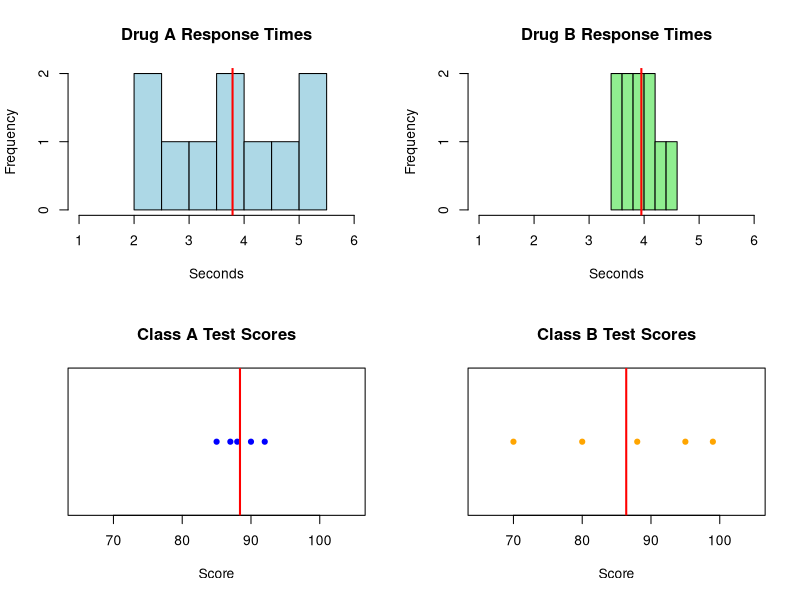
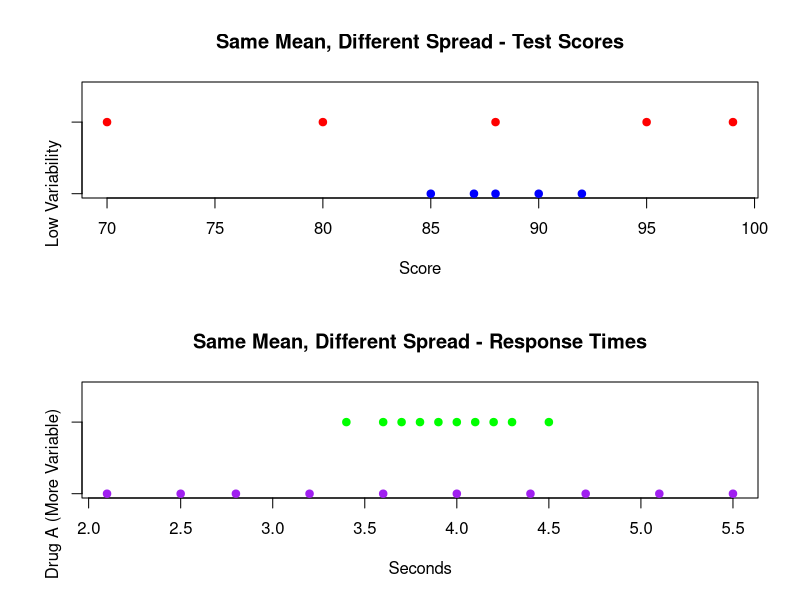

Recreate these plots in R, in order. (Note: this script raises an error after producing the figures.)
# Comparing Datasets - Same Center, Different Spread
# Demonstrates why we need variability measures

# Create output directory
if (!dir.exists("output")) dir.create("output")

cat("Comparing Variability in Real Data\n")
cat("==================================\n\n")

# Drug response time example (simulated based on textbook concept)
set.seed(123)
drug_A <- c(2.1, 2.5, 2.8, 3.2, 3.6, 4.0, 4.4, 4.7, 5.1, 5.5)  # More spread
drug_B <- c(3.4, 3.6, 3.7, 3.8, 3.9, 4.0, 4.1, 4.2, 4.3, 4.5)  # Less spread

# Test scores example  
class_A <- c(85, 87, 88, 90, 92)  # Low variability
class_B <- c(70, 80, 88, 95, 99)  # High variability

cat("Example 1: Drug Response Times (seconds)\n")
cat("========================================\n")
cat("Drug A:", paste(drug_A, collapse = ", "), "\n")
cat("Drug B:", paste(drug_B, collapse = ", "), "\n\n")

# Analysis function
analyze_variability <- function(data, name) {
  cat(name, "Statistics:\n")
  cat("Mean:", round(mean(data), 2), "\n")
  cat("Median:", round(median(data), 2), "\n")
  cat("Range:", max(data) - min(data), "\n")
  cat("Variance:", round(var(data), 4), "\n")
  cat("Std Dev:", round(sd(data), 4), "\n\n")
}

analyze_variability(drug_A, "Drug A")
analyze_variability(drug_B, "Drug B")

cat("Notice: Both drugs have similar means but very different variability!\n")
cat("Drug A has", round(sd(drug_A)/sd(drug_B), 1), "times more variability than Drug B\n\n")

cat("Example 2: Test Scores\n")
cat("======================\n")
cat("Class A:", paste(class_A, collapse = ", "), "\n")
cat("Class B:", paste(class_B, collapse = ", "), "\n\n")

analyze_variability(class_A, "Class A")
analyze_variability(class_B, "Class B")

# Create visualization
png("output/variability_comparison.png", width = 1200, height = 800, res = 120)
par(mfrow = c(2, 2))

# Drug comparison
hist(drug_A, main = "Drug A Response Times", xlab = "Seconds", 
     col = "lightblue", xlim = c(1, 6), breaks = 6)
abline(v = mean(drug_A), col = "red", lwd = 2)

hist(drug_B, main = "Drug B Response Times", xlab = "Seconds", 
     col = "lightgreen", xlim = c(1, 6), breaks = 6)
abline(v = mean(drug_B), col = "red", lwd = 2)

# Test scores comparison
stripchart(class_A, main = "Class A Test Scores", xlab = "Score", 
           method = "stack", pch = 19, col = "blue", xlim = c(65, 105))
abline(v = mean(class_A), col = "red", lwd = 2)

stripchart(class_B, main = "Class B Test Scores", xlab = "Score", 
           method = "stack", pch = 19, col = "orange", xlim = c(65, 105))
abline(v = mean(class_B), col = "red", lwd = 2)

dev.off()
cat("✓ Comparison plots saved to output/variability_comparison.png\n")

# Side-by-side dot plots
png("output/spread_comparison.png", width = 1000, height = 600, res = 120)
par(mfrow = c(2, 1))

# Show spread around mean
stripchart(list("Low Variability" = class_A, "High Variability" = class_B),
           main = "Same Mean, Different Spread - Test Scores",
           xlab = "Score", method = "stack", pch = 19,
           col = c("blue", "red"))

stripchart(list("Drug A (More Variable)" = drug_A, "Drug B (Less Variable)" = drug_B),
           main = "Same Mean, Different Spread - Response Times", 
           xlab = "Seconds", method = "stack", pch = 19,
           col = c("purple", "green"))

dev.off()
cat("✓ Spread comparison saved to output/spread_comparison.png\n")

# Summary table
summary_data <- data.frame(
  Dataset = c("Drug A", "Drug B", "Class A", "Class B"),
  Mean = c(mean(drug_A), mean(drug_B), mean(class_A), mean(class_B)),
  StdDev = c(sd(drug_A), sd(drug_B), sd(class_A), sd(class_B)),
  Variability = c("High", "Low", "Low", "High")
)

cat("\nSUMMARY TABLE:\n")
print(round(summary_data[,1:3], 2))

cat("\nKey Insight: Means can be similar while variability differs greatly!\n")
cat("This is why we need BOTH central tendency AND variability measures.\n")
